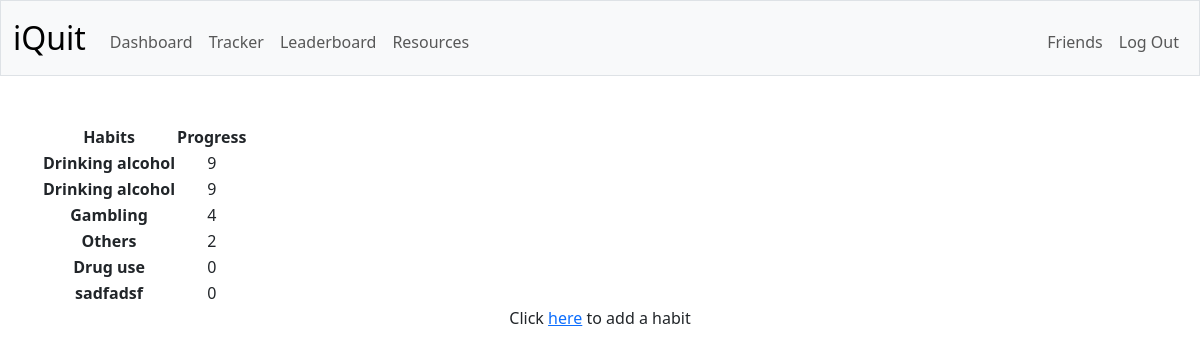
The page /dashboard (signed in) on the database as committed earlier.
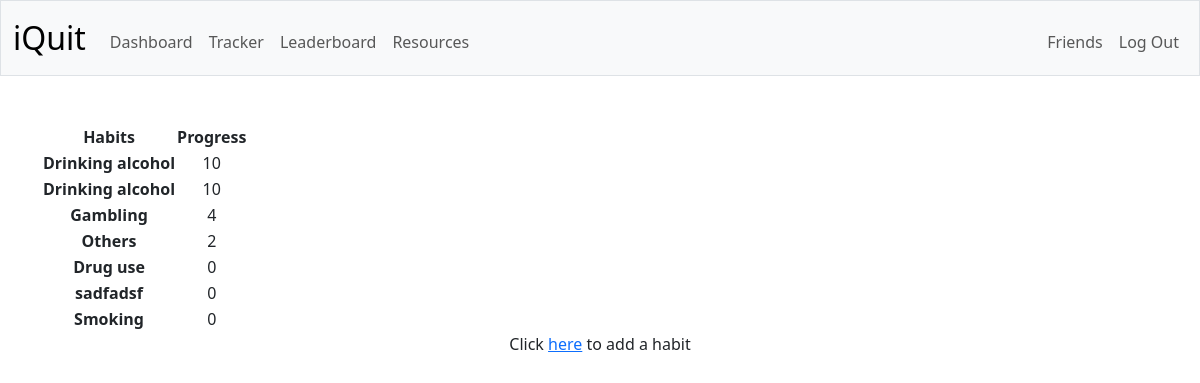
The same page on the database as committed later.
### tables this page shows
CREATE TABLE habits (
    user_id INTEGER NOT NULL,
    habit TEXT NOT NULL,
    start_time NUMERIC NOT NULL,
    enter_time NUMERIC NOT NULL,
    streak INTEGER,
    FOREIGN KEY(user_id) REFERENCES users(id)
);

### app.py (the view)
@app.route("/dashboard")
@login_required
def dashboard():
    habits = db.execute(
        "SELECT * FROM habits\
                        WHERE user_id = ?",
        session["user_id"],
    )
    return render_template("dashboard.html", habits=habits)

### app.py (called while the page is built)
@app.after_request
def after_request(response):
    response.headers["Cache-Control"] = "no-cache, no-store, must-revalidate"
    response.headers["Expires"] = 0
    response.headers["Pragma"] = "no-cache"
    return response

### helpers.py (called while the page is built)
def login_required(f):
    @wraps(f)
    def decorated_function(*args, **kwargs):
        if session.get("user_id") is None:
            return redirect("/login")
        return f(*args, **kwargs)
    return decorated_function

### templates/dashboard.html (shortened to what this page needs)
{% extends "layout.html" %}
{% block main %}
    <table>
        <thead>
            <tr>
                <th>Habits</th>
                <th>Progress</th>
            </tr>
        </thead>
        <tbody>
            {% for habit in habits %}
            <tr>
                <th>{{ habit.habit }}</th>
                <td>
                    {{ habit.streak }}
                </td>
            </tr>
            {% endfor %}
        </tbody>
    </table>
    <p>Click <a href="/add">here</a> to add a habit</p>
{% endblock %}

Rows that differ between the two databases and show on the page:
changed habits (number 1 of 7 on the later page): streak "9" → "10"
changed habits (number 2 of 7 on the later page): streak "9" → "10"
added habits: habit "Smoking", streak "0"
